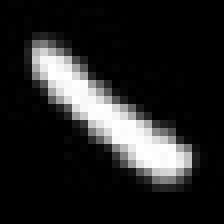
#> input picture EMNIST_DATA_SET/1/1_char_101851.jpeg, 28 x 28 px (shown 8 times larger)
$ python -i Utilities.py   (imports and definitions only)
#> lines starting #> are read from the running program, lines starting #| are printed output that depends on the picture
from typing import Callable, Iterable, Optional
from PIL import Image
from matplotlib.figure import Figure
from math import ceil
import inspect

import numpy as np

# [41 lines left out: functions image_grid, thresh_image, not called in this run]


def get_lines(img, min_line_height=28):
    """
        Returns a list of pil images, the decomposed lines of
        the image
        @param: img : a PIL.Image containing lines of characters
        @param: min_line_height : a float, the minimum line height allowed
                (to make images less noisy)
        @return: line_imgs : List[PIL.Image],
                the different horizontal lines of the image
    """
    nimg = np.array(img)/255.0
    line_imgs = []
    mask = np.sum(nimg, axis=1) > 0
    mask = mask.astype(int)
    keep = list(np.where(mask == 1))[0]
    if keep[-1]-keep[0]+1==len(keep):
        line_img = nimg[keep[0]:keep[-1], :] * 255
        line_img_pil = Image.fromarray(np.uint8(line_img)).convert('L')
        line_imgs.append(line_img_pil)
        return line_imgs
    break_here = []
    for i in range(len(keep)-1):
        if keep[i+1]!=keep[i]+1:
            break_here.append(i)
    prev = 0
    nimg = nimg[np.sum(nimg, axis=1) > 0]
    for break_line in break_here:

        line_img = nimg[prev:break_line, :] * 255

        if line_img.shape[0]>min_line_height:
            line_img_pil = Image.fromarray(np.uint8(line_img)).convert('L')
            line_imgs.append(line_img_pil)

        prev = break_line

        if break_line==break_here[-1] and nimg.shape[0]-break_line>min_line_height:
            line_img = nimg[prev:, :] * 255
            line_img_pil = Image.fromarray(np.uint8(line_img)).convert('L')
            line_imgs.append(line_img_pil)

    return line_imgs


def get_letters(line_img, min_letter_height=28):
    """
        Returns a list of pil images, the decomposed letters of
        the line image
        @param: img : a PIL.Image containing one line of characters
        @param: min_letter_height : a float, the minimum letter height allowed
                (to make images less noisy)
        @return: List[PIL.Image],
                the different letters contained in the line image
    """
    line_img = line_img.rotate(90, Image.NEAREST, expand = 1)
    rot_imgs = get_lines(line_img, min_line_height=min_letter_height)
    imgs = [img.rotate(270, Image.NEAREST, expand=1) for img in rot_imgs]
    return list(reversed(imgs))


# [42 lines left out: functions add_margin, resize_img, resize_images, not called in this run]


# [2 lines not run here, left out]

>>> from PIL import Image
>>> picture = Image.open('../EMNIST_DATA_SET/1/1_char_101851.jpeg')
#> picture is the input picture: PIL image 28x28 L; min 0, max 255, mean 36.9
>>> result = get_letters(picture)
#> in get_letters, `line_img = line_img.rotate(90, Image.NEAREST, expand = 1)`:
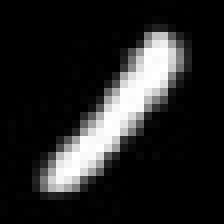
#> line_img: PIL image 28x28 L (shown 8 times larger); min 0, max 255, mean 36.9
#> in get_lines, `mask = mask.astype(int)`: mask = 28 values from 1 to 1
#> in get_lines, `keep = list(np.where(mask == 1))[0]`: keep = 28 values from 0 to 27
#> in get_lines, `line_img = nimg[keep[0]:keep[-1], :] * 255`:
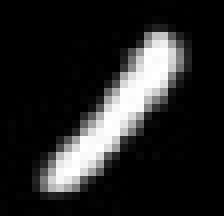
#> line_img: shape (27, 28) float64 (shown 8 times larger); min 0, max 255, mean 38.3
#> in get_letters, `rot_imgs = get_lines(line_img, min_line_height=min_letter_height)`: rot_imgs = 1 item
#> result = 1 item

$ run again, on EMNIST_DATA_SET/1/1_char_104921.jpeg
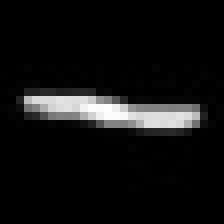
#> input picture EMNIST_DATA_SET/1/1_char_104921.jpeg, 28 x 28 px (shown 8 times larger)
#> picture is the input picture: PIL image 28x28 L; min 0, max 254, mean 17.1
#> in get_letters, `line_img = line_img.rotate(90, Image.NEAREST, expand = 1)`:
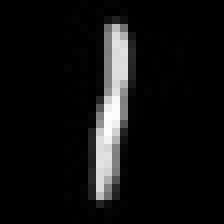
#> line_img: PIL image 28x28 L (shown 8 times larger); min 0, max 254, mean 17.1
#> mask = 28 values from 1 to 1
#> keep = 28 values from 0 to 27
#> in get_lines, `line_img = nimg[keep[0]:keep[-1], :] * 255`:
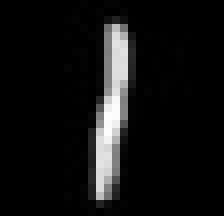
#> line_img: shape (27, 28) float64 (shown 8 times larger); min 0, max 254, mean 17.7
#> rot_imgs = 1 item
